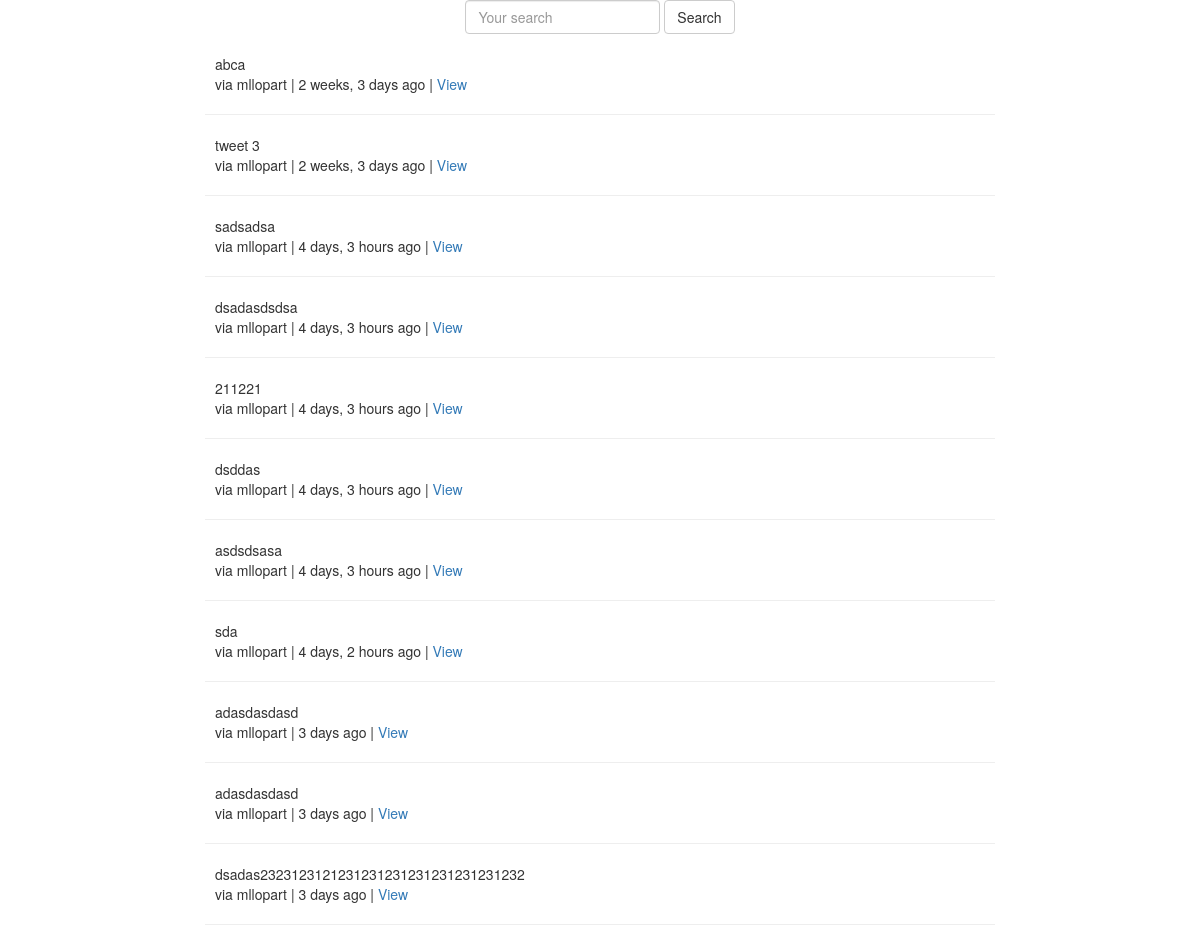
Page /tweet/ on the earlier database version.
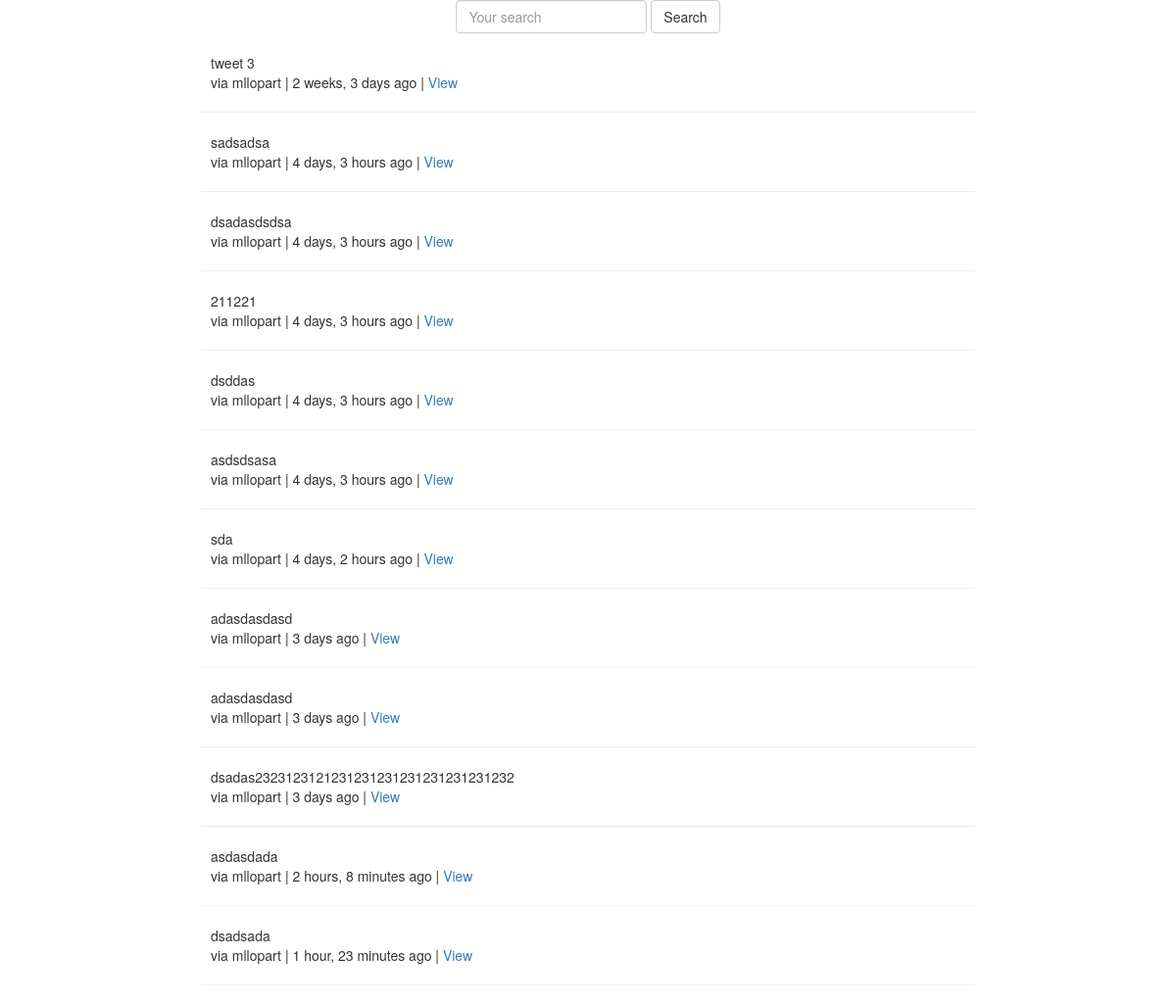
Same page on the later database version.
### tweets/models.py (models this page shows, shortened)
class Tweet(models.Model):
    user        = models.ForeignKey(settings.AUTH_USER_MODEL)
    content     = models.CharField(max_length=140, validators = [               validate_content])
    updated     = models.DateTimeField(auto_now=True)
    timestamp   = models.DateTimeField(auto_now_add=True)
    def get_absolute_url(self):
        return reverse("tweet:retrieve", kwargs={"pk":self.pk})

### tweets/views.py (the view)
class TweetListView(ListView):
    template_name = "tweets/list_view.html"
    def get_queryset(self, *args, **kwargs):
        qs = Tweet.objects.all()
        query = self.request.GET.get("q", None)
        if query is not None:
            qs = qs.filter(
                           Q(content__icontains=query) |
                           Q(user__username__icontains=query)
                           )
        return qs
    def get_context_data(self, *args, **kwargs):
        context = super(TweetListView, self).get_context_data(*args, **kwargs)
        return context

### tweets/templates/tweets/list_view.html (shortened to what this page needs)
{% extends "base.html" %}
{% block content %}
    {% include "tweets/search_form.html" %} <br/>
  </div>
  <div class="row">
    <div class="col-sm-8 col-sm-offset-2">
      {% for object in object_list%}
        <div class="media">
          <div class="media-left">
          </div>
           <div class="media-body">
            {{object.content}}</br>
            via {{object.user}} | {{object.timestamp | timesince}} ago | <a href='{{object.get_absolute_url}}'>View</a>
          </div>
        </div>
        <hr />
        {% empty %}
          {% if request.GET.q %}
            <p>No tweets found.</p>
          {% else %}
            <p>No tweets yet.</p>
          {% endif %}
      {% endfor %}
    </div>
  </div>
{% endblock content %}

Differences in the rows shown:
removed Tweet: content "abca", user "mllopart", timestamp "2 weeks, 3 days"
added Tweet: content "asdasdada", user "mllopart", timestamp "2 hours, 8 minutes"
added Tweet: content "dsadsada", user "mllopart", timestamp "1 hour, 23 minutes"
